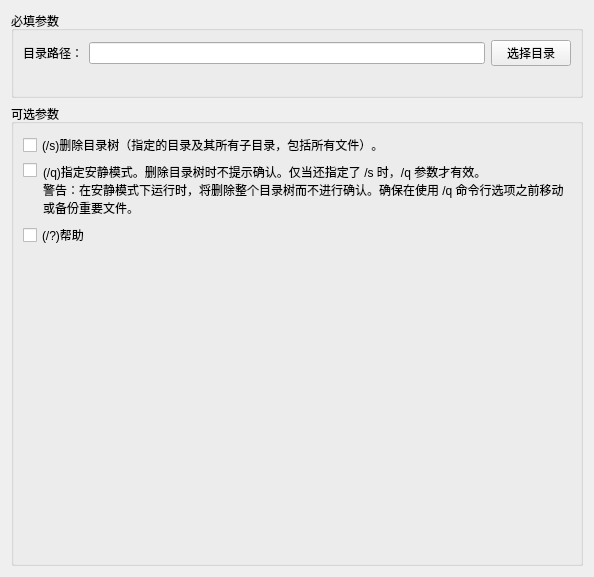
<?xml version="1.0" encoding="UTF-8"?>
<ui version="4.0">
 <class>RmDirCmdEditor</class>
 <widget class="QWidget" name="RmDirCmdEditor">
  <property name="geometry">
   <rect>
    <x>0</x>
    <y>0</y>
    <width>594</width>
    <height>577</height>
   </rect>
  </property>
  <property name="windowTitle">
   <string>Form</string>
  </property>
  <layout class="QVBoxLayout" name="verticalLayout">
   <item>
    <widget class="QGroupBox" name="groupBox">
     <property name="title">
      <string>必填参数</string>
     </property>
     <layout class="QVBoxLayout" name="verticalLayout_2">
      <item>
       <layout class="QGridLayout" name="gridLayout">
        <item row="0" column="0">
         <widget class="QLabel" name="label">
          <property name="text">
           <string>目录路径：</string>
          </property>
         </widget>
        </item>
        <item row="0" column="1">
         <layout class="QHBoxLayout" name="horizontalLayout">
          <item>
           <widget class="QLineEdit" name="lineEdit_arg_dirpath"/>
          </item>
          <item>
           <widget class="QPushButton" name="btn_chooseDirpath">
            <property name="text">
             <string>选择目录</string>
            </property>
           </widget>
          </item>
         </layout>
        </item>
        <item row="1" column="1">
         <widget class="QLabel" name="label_warning">
          <property name="styleSheet">
           <string notr="true">color:red;</string>
          </property>
          <property name="text">
           <string/>
          </property>
         </widget>
        </item>
       </layout>
      </item>
     </layout>
    </widget>
   </item>
   <item>
    <widget class="QGroupBox" name="groupBox_2">
     <property name="title">
      <string>可选参数</string>
     </property>
     <layout class="QVBoxLayout" name="verticalLayout_3" stretch="0,0,0,1">
      <item>
       <layout class="QHBoxLayout" name="horizontalLayout_2">
        <property name="topMargin">
         <number>0</number>
        </property>
        <item>
         <widget class="QCheckBox" name="chbox_option_s">
          <property name="text">
           <string>(/s)删除目录树（指定的目录及其所有子目录，包括所有文件）。</string>
          </property>
         </widget>
        </item>
       </layout>
      </item>
      <item>
       <layout class="QHBoxLayout" name="horizontalLayout_3" stretch="0,1">
        <property name="spacing">
         <number>0</number>
        </property>
        <property name="topMargin">
         <number>0</number>
        </property>
        <item>
         <layout class="QVBoxLayout" name="verticalLayout_4">
          <property name="rightMargin">
           <number>0</number>
          </property>
          <item>
           <widget class="QCheckBox" name="chbox_option_q">
            <property name="text">
             <string/>
            </property>
           </widget>
          </item>
          <item>
           <spacer name="verticalSpacer_2">
            <property name="orientation">
             <enum>Qt::Vertical</enum>
            </property>
            <property name="sizeHint" stdset="0">
             <size>
              <width>20</width>
              <height>0</height>
             </size>
            </property>
           </spacer>
          </item>
         </layout>
        </item>
        <item>
         <widget class="QLabel" name="label_option_q">
          <property name="text">
           <string>(/q)指定安静模式。删除目录树时不提示确认。仅当还指定了 /s 时，/q 参数才有效。
警告：在安静模式下运行时，将删除整个目录树而不进行确认。确保在使用 /q 命令行选项之前移动或备份重要文件。</string>
          </property>
          <property name="alignment">
           <set>Qt::AlignLeading|Qt::AlignLeft|Qt::AlignTop</set>
          </property>
          <property name="wordWrap">
           <bool>true</bool>
          </property>
         </widget>
        </item>
       </layout>
      </item>
      <item>
       <layout class="QGridLayout" name="gridLayout_2">
        <item row="0" column="0">
         <widget class="QCheckBox" name="chBox_option_help">
          <property name="text">
           <string>(/?)帮助</string>
          </property>
         </widget>
        </item>
       </layout>
      </item>
      <item>
       <spacer name="verticalSpacer">
        <property name="orientation">
         <enum>Qt::Vertical</enum>
        </property>
        <property name="sizeHint" stdset="0">
         <size>
          <width>20</width>
          <height>40</height>
         </size>
        </property>
       </spacer>
      </item>
     </layout>
    </widget>
   </item>
  </layout>
 </widget>
 <resources/>
 <connections/>
</ui>
